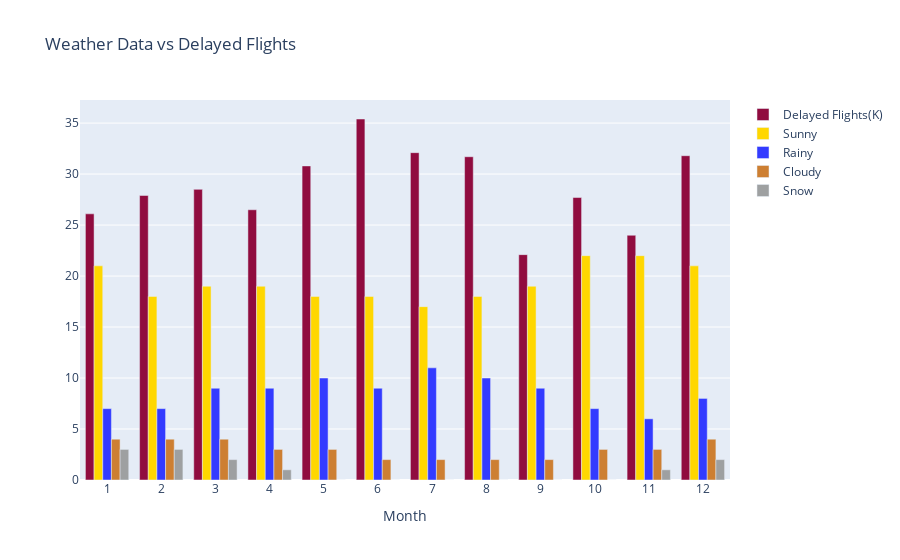

This figure's notebook cell:
### Markdown cell above
### Plot Delays Graph

### Code cell
# Plot data to visualize Number of delayed flights per months to monthly weather patterns
trace0 = go.Bar(
                x=weather_delay_patterns['month'],  
                y=weather_delay_patterns['count'],
                name = 'Delayed Flights(K)',
                marker=dict(color='#900C3F') # set the marker color to Gold
                )

trace1 = go.Bar(
                x=weather_delay_patterns['month'],  
                y=weather_delay_patterns['avgDryDays'],
                name = 'Sunny',
                marker=dict(color='#FFD700') # set the marker color to Gold
                )

# trace2 - Rainy
trace2 = go.Bar(
                x=weather_delay_patterns['month'],
                y=weather_delay_patterns['avgRainDays'],
                name='Rainy',
                marker=dict(color='#333BFF') # set the marker color to Blue
                )

# trace3 - Cloudy
trace3 = go.Bar(
                x=weather_delay_patterns['month'],
                y=weather_delay_patterns['avgCloud'],
                name='Cloudy',
                marker=dict(color='#CD7F32') # set the marker color to Bronze
                )

# trace4 - Snow
trace4 = go.Bar(
                x=weather_delay_patterns['month'],
                y=weather_delay_patterns['avgSnowDays'],
                name='Snow',
                marker=dict(color='#9EA0A1') # set the marker color to Silver
                )

# create the data
data = [trace0,trace1, trace2, trace3, trace4]

# create the layout
layout = go.Layout(yaxis={'type': 'linear'},
                   xaxis={'type':'category',
                          'title':'Month'},
                   title='Weather Data vs Delayed Flights')

# create the figure
fig = go.Figure(data=data, layout=layout)
fig.show()

### Figure 1 — Plotly figure (JSON) as saved in the notebook; plotly's stock layout.template omitted (floating-point values rounded to 4 significant figures)
{"data": [{"marker": {"color": "#900C3F"}, "name": "Delayed Flights(K)", "type": "bar", "x": [1, 2, 3, 4, 5, 6, 7, 8, 9, 10, 11, 12], "y": [26.1, 27.9, 28.5, 26.5, 30.8, 35.4, 32.1, 31.7, 22.1, 27.7, 24, 31.8]}, {"marker": {"color": "#FFD700"}, "name": "Sunny", "type": "bar", "x": [1, 2, 3, 4, 5, 6, 7, 8, 9, 10, 11, 12], "y": [21, 18, 19, 19, 18, 18, 17, 18, 19, 22, 22, 21]}, {"marker": {"color": "#333BFF"}, "name": "Rainy", "type": "bar", "x": [1, 2, 3, 4, 5, 6, 7, 8, 9, 10, 11, 12], "y": [7, 7, 9, 9, 10, 9, 11, 10, 9, 7, 6, 8]}, {"marker": {"color": "#CD7F32"}, "name": "Cloudy", "type": "bar", "x": [1, 2, 3, 4, 5, 6, 7, 8, 9, 10, 11, 12], "y": [4, 4, 4, 3, 3, 2, 2, 2, 2, 3, 3, 4]}, {"marker": {"color": "#9EA0A1"}, "name": "Snow", "type": "bar", "x": [1, 2, 3, 4, 5, 6, 7, 8, 9, 10, 11, 12], "y": [3, 3, 2, 1, 0, 0, 0, 0, 0, 0, 1, 2]}], "layout": {"autosize": true, "title": {"text": "Weather Data vs Delayed Flights"}, "xaxis": {"autorange": true, "range": [-0.5, 11.5], "title": {"text": "Month"}, "type": "category"}, "yaxis": {"autorange": true, "range": [0, 37.26], "type": "linear"}}}
